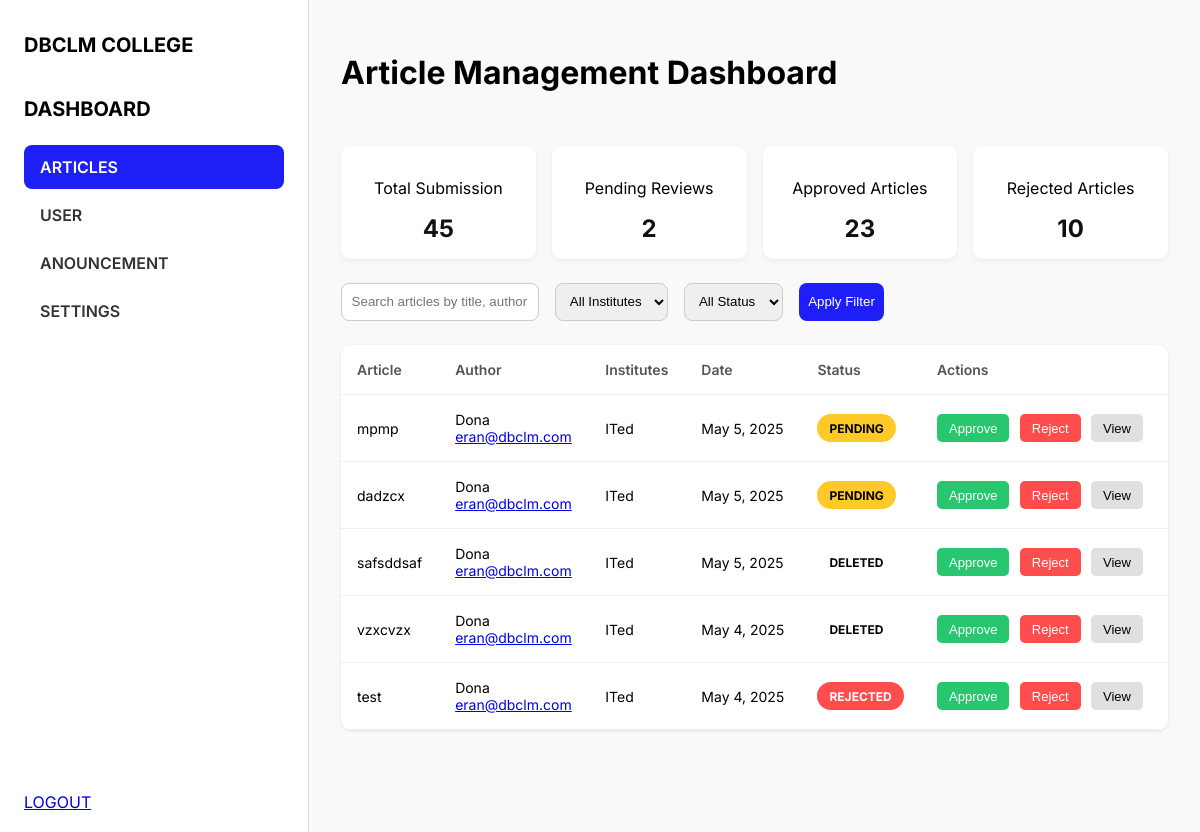
The page /admin_dashboard.php on the database as committed earlier.
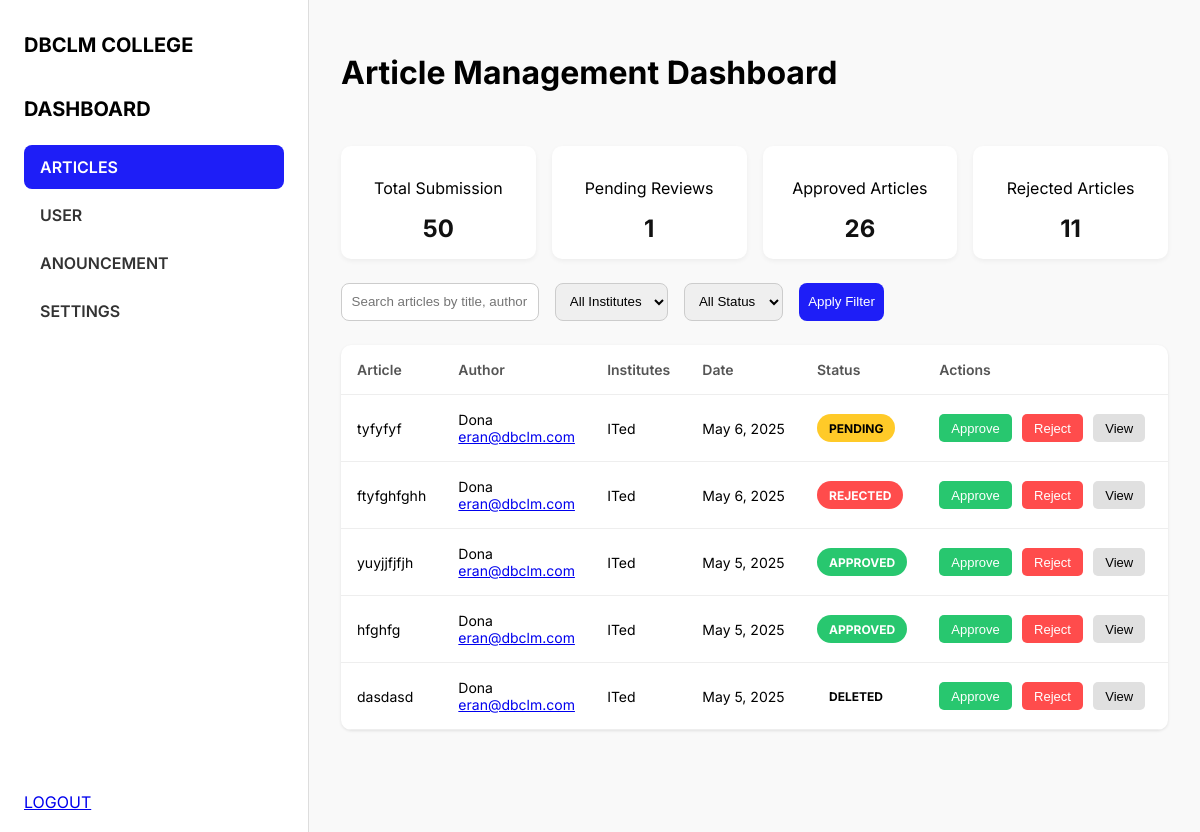
The same page on the database as committed later.
### tables this page shows
CREATE TABLE `articles` (
  `id` int(11) NOT NULL,
  `user_id` int(11) DEFAULT NULL,
  `title` varchar(255) DEFAULT NULL,
  `abstract` text DEFAULT NULL,
  `content` text DEFAULT NULL,
  `featured_image` varchar(255) DEFAULT NULL,
  `allow_comments` tinyint(1) DEFAULT 1,
  `notify_comments` tinyint(1) DEFAULT 1,
  `status` enum('PENDING','APPROVED','REJECTED','DELETED') NOT NULL DEFAULT 'PENDING',
  `created_at` timestamp NOT NULL DEFAULT current_timestamp(),
  `institute_id` int(11) DEFAULT NULL,
  `created` datetime DEFAULT current_timestamp(),
  `comments_enabled` tinyint(1) NOT NULL DEFAULT 0,
  `notifications` tinyint(1) NOT NULL DEFAULT 0,
  `feedback` text DEFAULT NULL
);

CREATE TABLE `users` (
  `id` int(11) NOT NULL,
  `role` enum('Student','Teacher') NOT NULL DEFAULT 'Student',
  `full_name` varchar(100) NOT NULL,
  `email` varchar(100) NOT NULL,
  `password` varchar(255) NOT NULL,
  `institute` varchar(100) NOT NULL,
  `created_at` timestamp NOT NULL DEFAULT current_timestamp(),
  `profile_picture` varchar(255) DEFAULT NULL
);

### admin_dashboard.php (the view, shortened to what this page needs)
<?php
include 'db.php';
$stats_query = "
    SELECT
        COUNT(*) AS total,
        SUM(status IN ('PENDING', 'SUBMITTED')) AS pending,
        SUM(status = 'APPROVED') AS approved,
        SUM(status = 'REJECTED') AS rejected
    FROM articles";
$stats_result = $mysqli->query($stats_query);
$stats = $stats_result->fetch_assoc();
$articles_query = "
    SELECT
        articles.*,
        users.full_name AS author_name,
        users.email AS author_email,
        users.institute AS author_institute
    FROM articles
    JOIN users ON articles.user_id = users.id
    ORDER BY articles.created_at DESC
    LIMIT 5";
$articles_result = $mysqli->query($articles_query);
?>
<!DOCTYPE html>
<html lang="en">
<head>
  <link href="ad.css" rel="stylesheet">
</head>
<body>
  <div class="sidebar">
  <h2>DBCLM COLLEGE</h2>
    <nav>
    <h2>DASHBOARD</h2>
      <a href="admin_dashboard.php" class="active">ARTICLES</a>
      <a href="user.php">USER</a>
      <a href="announcement.php">ANOUNCEMENT</a>
      <a href="setting.php">SETTINGS</a>
    </nav>
    <div style="position: absolute; bottom: 20px;">
      <a href="logout.php">LOGOUT</a>
    </div>
  </div>
  <div class="content">
    <div class="topbar">
      <h1>Article Management Dashboard</h1>
    </div>
    <div class="stats">
      <div class="stat-card"><p>Total Submission</p><h2><?= $stats['total'] ?></h2></div>
      <div class="stat-card"><p>Pending Reviews</p><h2 id="pendingCount"><?= $stats['pending'] ?></h2></div>
      <div class="stat-card"><p>Approved Articles</p><h2><?= $stats['approved'] ?></h2></div>
      <div class="stat-card"><p>Rejected Articles</p><h2><?= $stats['rejected'] ?></h2></div>
    </div>
    <div class="filters">
      <input type="text" placeholder="Search articles by title, author or content">
      <select><option>All Institutes</option></select>
      <select><option>All Status</option></select>
      <button>Apply Filter</button>
    </div>
    <table>
      <thead>
        <tr>
          <th>Article</th>
          <th>Author</th>
          <th>Institutes</th>
          <th>Date</th>
          <th>Status</th>
          <th>Actions</th>
        </tr>
      </thead>
      <tbody>
        <?php while ($row = $articles_result->fetch_assoc()): ?>
        <tr>
          <td><?= htmlspecialchars($row['title']) ?></td>
          <td>
            <?= htmlspecialchars($row['author_name']) ?><br>
            <a href="mailto:<?= htmlspecialchars($row['author_email']) ?>"><?= htmlspecialchars($row['author_email']) ?></a>
          </td>
          <td><?= htmlspecialchars($row['author_institute']) ?></td>
          <td><?= date('M j, Y', strtotime($row['created_at'])) ?></td>
          <td>
            <span class="status <?= strtolower($row['status']) ?>"><?= strtoupper($row['status']) ?></span>
          </td>
          <td class="actions">
              <form action="approve_article.php" method="POST" style="display:inline;">
                <button type="submit" class="accept-btn">Approve</button>
              </form>
              <form action="reject_article.php" method="POST" style="display:inline;">
                <button type="button" onclick="openModal(<?= $row['id']; ?>)" class="reject-btn">Reject</button>
              </form>
              <button class="view-btn">View</button>
          </td>
        </tr>
        <?php endwhile; ?>
      </tbody>
    </table>
  </div>
</body>
</html>

Rows that differ between the two databases and show on the page:
no longer on this page (row edited): articles: title "mpmp", user.full_name "Dona", user.email "eran@dbclm.com", user.institute "ITed", created_at "May 5, 2025", status "PENDING"
no longer on this page (row edited): articles: title "dadzcx", user.full_name "Dona", user.email "eran@dbclm.com", user.institute "ITed", created_at "May 5, 2025", status "PENDING"
no longer on this page (row unchanged): articles: title "safsddsaf", user.full_name "Dona", user.email "eran@dbclm.com", user.institute "ITed", created_at "May 5, 2025", status "DELETED"
no longer on this page (row unchanged): articles: title "vzxcvzx", user.full_name "Dona", user.email "eran@dbclm.com", user.institute "ITed", created_at "May 4, 2025", status "DELETED"
no longer on this page (row unchanged): articles: title "test", user.full_name "Dona", user.email "eran@dbclm.com", user.institute "ITed", created_at "May 4, 2025", status "REJECTED"
added articles: title "tyfyfyf", user.full_name "Dona", user.email "eran@dbclm.com", user.institute "ITed", created_at "May 6, 2025", status "PENDING"
added articles: title "ftyfghfghh", user.full_name "Dona", user.email "eran@dbclm.com", user.institute "ITed", created_at "May 6, 2025", status "REJECTED"
added articles: title "yuyjjfjfjh", user.full_name "Dona", user.email "eran@dbclm.com", user.institute "ITed", created_at "May 5, 2025", status "APPROVED"
added articles: title "hfghfg", user.full_name "Dona", user.email "eran@dbclm.com", user.institute "ITed", created_at "May 5, 2025", status "APPROVED"
added articles: title "dasdasd", user.full_name "Dona", user.email "eran@dbclm.com", user.institute "ITed", created_at "May 5, 2025", status "DELETED"
Other text that changed with them:
$stats['total']: "45" → "50"
$stats['pending']: "2" → "1"
$stats['approved']: "23" → "26"
$stats['rejected']: "10" → "11"
